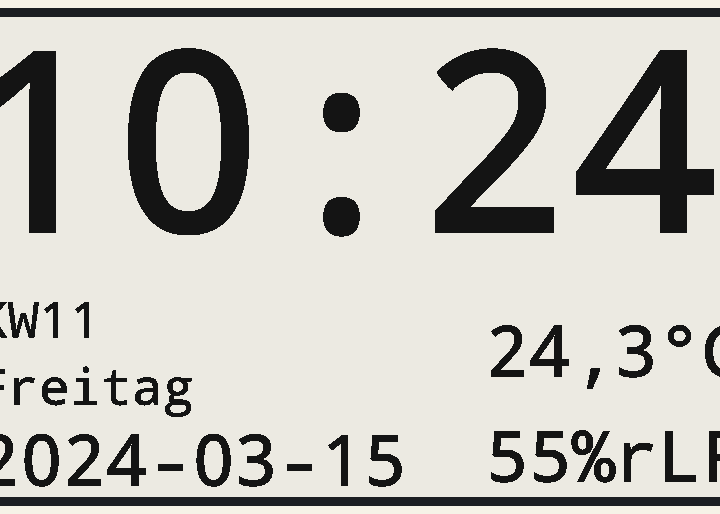
Simulated run of this program. Board: Seeed XIAO ESP32-S3. On the bench: 800×480 one-colour display. WiFi joins after 1.5 s; servers stay silent unless stated; the local clock reads 2024-03-15 10:24:30 at power-on unless the program sets it; EEPROM starts erased; what the program prints to the serial monitor is not drawn.

Above: at 5.8 s.
At 65.1 s:
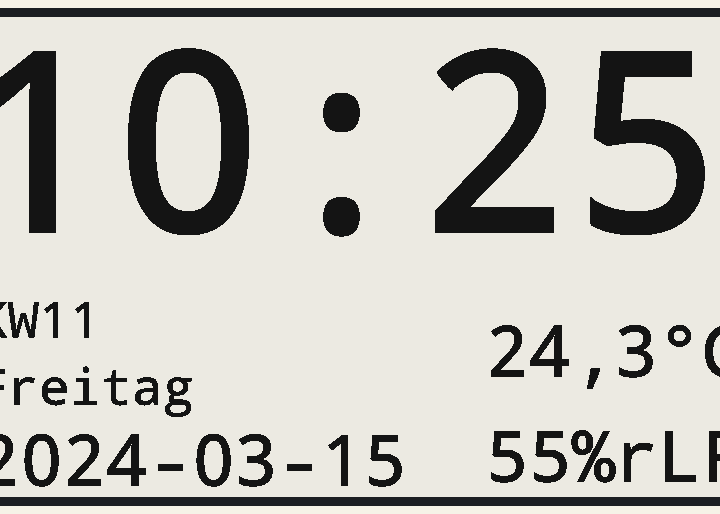
At 124.3 s:
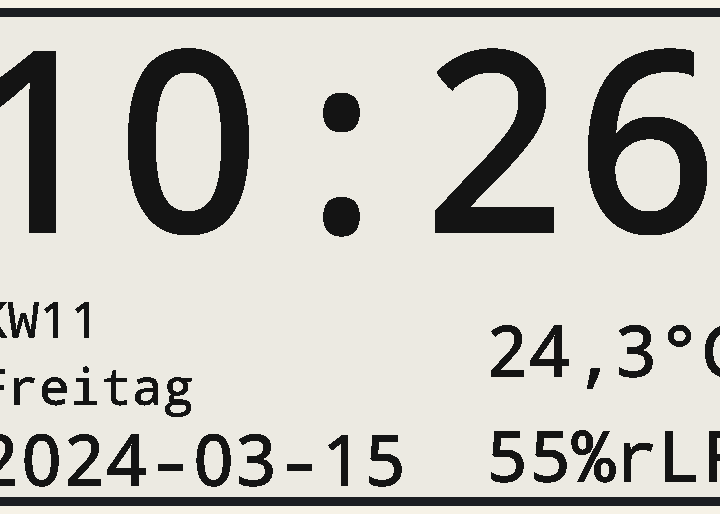

The program:

main.cpp
```cpp
// main.cpp — orchestration only (see CLAUDE.md section 4)
//
// Implements the deep-sleep tier cycle from CLAUDE.md section 5b: there is
// only one wakeup rhythm (every minute); hour/midnight changes are just
// minute changes where extra work happens. Each cycle reads the RTC time,
// does the tier's work, then computes exactly how long to sleep until the
// next minute boundary (minus a lead-time budget for that next tier's
// work) and arms the PCF8563 countdown timer for it.
//
// Currently (mains-powered, DEEP_SLEEP_ENABLED == 0) the same cycle runs
// from loop() with delay() instead of an actual deep sleep, so the timing
// logic is exercised and testable before battery operation is tackled (see
// CLAUDE.md section 5/10).
#include <Arduino.h>
#include <time.h>
#include <math.h>

#include "config.h"
#include "rtc.h"
#include "sensor.h"
#include "net_time.h"
#include "display.h"
#include "power.h"

// Localized strings actually rendered on the e-paper display. Only German
// (default) and English are supported, selected via DISPLAY_LANGUAGE in
// config.h — everything else in this codebase (comments, logs) is English
// regardless of this setting.
#if DISPLAY_LANGUAGE == LANG_DE
static const char *WEEKDAYS[7] = {
    "Sonntag", "Montag", "Dienstag", "Mittwoch",
    "Donnerstag", "Freitag", "Samstag"
};
static const char *WEEK_PREFIX = "KW";       // Kalenderwoche
static const char *HUMIDITY_SUFFIX = "rLF";  // relative Luftfeuchtigkeit
#else
static const char *WEEKDAYS[7] = {
    "Sunday", "Monday", "Tuesday", "Wednesday",
    "Thursday", "Friday", "Saturday"
};
static const char *WEEK_PREFIX = "CW";       // Calendar Week
static const char *HUMIDITY_SUFFIX = "RH";   // Relative Humidity
#endif

enum class Tier { Minute, Hour, Midnight };

// If the RTC time deviates from the previously computed wakeup target by
// more than this, treat it as a missed cycle (e.g. power outage) and force
// a full refresh instead of trusting the normal tier logic (see CLAUDE.md
// section 7 "boot check for missed refreshes").
static const long kMissedCycleThresholdSeconds = 120;

static SensorReading s_lastDisplayedSensor{0.0f, 0.0f, false};

// Survives deep sleep (RTC_DATA_ATTR); 0 means "no expectation yet" (very
// first cycle since power-on). In mains-powered mode this is just a normal
// static, since loop() never actually resets.
RTC_DATA_ATTR static time_t s_expectedWakeupEpoch = 0;

static Tier tierForTime(const struct tm &t) {
    if (t.tm_hour == 0 && t.tm_min == 0) return Tier::Midnight;
    if (t.tm_min == 0) return Tier::Hour;
    return Tier::Minute;
}

static uint8_t budgetForTier(Tier tier) {
    switch (tier) {
        case Tier::Hour:     return TIER_BUDGET_HOUR_S;
        case Tier::Midnight: return TIER_BUDGET_MIDNIGHT_S;
        case Tier::Minute:
        default:             return TIER_BUDGET_MINUTE_S;
    }
}

// Fetches the current time: prefers system time (after NTP sync), falls
// back to the PCF8563 otherwise (see CLAUDE.md section 7 "NTP fallback").
static bool getCurrentTime(struct tm &out) {
    if (wifi_get_local_time(out)) {
        return true;
    }
    Serial.println("[main] No valid system time - falling back to PCF8563.");
    return rtc_get_time(out);
}

static void formatDisplayData(const struct tm &t, const SensorReading &sensor,
                               DisplayData &out) {
    strftime(out.timeStr, sizeof(out.timeStr), "%H:%M", &t);
    strftime(out.dateStr, sizeof(out.dateStr), "%Y-%m-%d", &t);
    snprintf(out.weekdayStr, sizeof(out.weekdayStr), "%s",
             WEEKDAYS[t.tm_wday]);

    // ISO calendar week via %V. TODO (CLAUDE.md section 4): verify against
    // the actually used Arduino core/newlib version before going live.
    char isoWeek[4];
    strftime(isoWeek, sizeof(isoWeek), "%V", &t);
    snprintf(out.weekStr, sizeof(out.weekStr), "%s%s", WEEK_PREFIX, isoWeek);

    if (sensor.valid) {
        // German decimal comma instead of a dot, per CLAUDE.md section 1
        // ("24,3°C") — this is the display format, independent of
        // DISPLAY_LANGUAGE.
        char tempBuf[8];
        snprintf(tempBuf, sizeof(tempBuf), "%.1f", sensor.temperatureC);
        for (char *p = tempBuf; *p; ++p) {
            if (*p == '.') *p = ',';
        }
        // Degree sign as the raw Latin-1 byte 0xB0, matching MonoText50.h's
        // character range (see include/fonts/README.md) - NOT a literal '°'
        // in the source, which would be UTF-8-encoded as two bytes
        // (0xC2 0xB0) and render as garbage, since GxEPD2/Adafruit_GFX reads
        // strings byte-by-byte and doesn't decode UTF-8.
        snprintf(out.tempStr, sizeof(out.tempStr), "%s%cC", tempBuf, (char)0xB0);
        snprintf(out.humidityStr, sizeof(out.humidityStr), "%d%%%s",
                  (int)lroundf(sensor.humidityPercent), HUMIDITY_SUFFIX);
    } else {
        snprintf(out.tempStr, sizeof(out.tempStr), "--,-%cC", (char)0xB0);
        snprintf(out.humidityStr, sizeof(out.humidityStr), "--%%%s", HUMIDITY_SUFFIX);
    }
}

// Runs exactly one tier cycle (CLAUDE.md section 5b): read time, do the
// tier's work, draw, then arm the countdown timer for the next minute
// boundary (or just delay() while mains-powered).
static void runCycle() {
    struct tm t{};
    getCurrentTime(t);
    time_t nowEpoch = mktime(&t);

    bool isFirstCycle = (s_expectedWakeupEpoch == 0);
    bool missedCycle = false;
    if (!isFirstCycle) {
        long delta = (long)(nowEpoch - s_expectedWakeupEpoch);
        if (delta < 0) delta = -delta;
        missedCycle = delta > kMissedCycleThresholdSeconds;
        if (missedCycle) {
            Serial.println("[main] Missed refresh cycle detected (RTC time far "
                            "from expected wakeup) - forcing full refresh.");
        }
    }

    Tier tier = tierForTime(t);

    // NTP sync happens once a day at the midnight tier (see CLAUDE.md
    // section 5b) - plus on the very first cycle after power-on, so the
    // clock doesn't run all day on a stale/default RTC time after a fresh
    // flash or dead RTC backup.
    if (tier == Tier::Midnight || isFirstCycle) {
        if (wifi_connect_or_configure()) {
            if (ntp_sync_time()) {
                struct tm synced;
                if (wifi_get_local_time(synced)) {
                    rtc_set_time(synced);
                    t = synced;
                    nowEpoch = mktime(&t);
                }
            } else if (rtc_lost_power()) {
                Serial.println("[main] WARNING: NTP failed and RTC backup is "
                                "empty - time may be wrong.");
            }
            wifi_disconnect();
        }
    }

    SensorReading sensor = sensor_read();
    bool sensorChanged = sensor_reading_changed_significantly(s_lastDisplayedSensor, sensor);

    DisplayData data{};
    formatDisplayData(t, sensor, data);

    bool forceFullRefresh = isFirstCycle || missedCycle || tier == Tier::Midnight ||
                             display_needs_full_refresh();
    if (forceFullRefresh) {
        display_full_refresh(data);
    } else if (tier == Tier::Hour) {
        display_partial_update_time(data.timeStr);
        display_partial_update_info(data);
    } else {
        display_partial_update_time(data.timeStr);
        if (sensorChanged) {
            display_partial_update_info(data);
        }
    }
    s_lastDisplayedSensor = sensor;

    // Next target is simply the next minute boundary (CLAUDE.md section 5b
    // step 4). Look ahead to that tier to know how much lead time to leave.
    time_t nextTargetEpoch = nowEpoch + 60;
    struct tm nextTargetTm;
    localtime_r(&nextTargetEpoch, &nextTargetTm);
    uint8_t budget = budgetForTier(tierForTime(nextTargetTm));

    long sleepSeconds = (long)(nextTargetEpoch - budget) - nowEpoch;
    if (sleepSeconds < 1) sleepSeconds = 1;  // never sleep negative/zero (section 5b safety net)
    if (sleepSeconds > RTC_TIMER_MAX_SECONDS) sleepSeconds = RTC_TIMER_MAX_SECONDS;

    s_expectedWakeupEpoch = nextTargetEpoch;

    if (DEEP_SLEEP_ENABLED) {
        rtc_set_countdown_timer((uint8_t)sleepSeconds);
        power_enter_deep_sleep();
    } else {
        delay((unsigned long)sleepSeconds * 1000UL);
    }
}

void setup() {
    Serial.begin(115200);
    delay(200);

    rtc_init();
    sensor_init();
    display_init();
    power_init_rtc_wakeup();

    if (power_woke_from_rtc_timer()) {
        rtc_clear_timer_flag();
    }

    runCycle();
}

void loop() {
    if (!DEEP_SLEEP_ENABLED) {
        runCycle();
    }
    // If DEEP_SLEEP_ENABLED, loop() is never reached - power_enter_deep_sleep()
    // in runCycle() restarts the next cycle via reset/wakeup instead.
}
```

display.cpp
```cpp
#include "display.h"
#include "config.h"

#include <SPI.h>
// GxEPD2_BW.h already conditionally includes all panel drivers (including
// epd/GxEPD2_750_T7.h) - no separate include needed.
// TODO: verify the panel print on the FPC cable side and switch to
// GxEPD2_750c_Z8 if needed (see CLAUDE.md section 4/10).
#include <GxEPD2_BW.h>

// Custom fonts generated via tools/generate_fonts.sh from Droid Sans Mono
// Bold (see include/fonts/README.md), per CLAUDE.md section 6. Sizes were
// measured pixel-precisely from docs/Layout.png, see docs/layout.md.
#include "fonts/MonoClock187.h"
#include "fonts/MonoSmall38.h"
#include "fonts/MonoMedium53.h"

#define FONT_TIME    droid_sans_mono_bold130pt7b  // MonoClock187.h, digits + ':'
#define FONT_SMALL   droid_sans_mono_bold26pt7b   // MonoSmall38.h, full ASCII - week + weekday
#define FONT_MEDIUM  droid_sans_mono_bold37pt8b   // MonoMedium53.h, ASCII + Latin-1 - date + temp + humidity

// Full-buffer mode (needs PSRAM) vs. paged mode, see CLAUDE.md section 4
// and config.h/platformio.ini (BOARD_HAS_PSRAM).
#if defined(BOARD_HAS_PSRAM)
using EPaperDisplay = GxEPD2_BW<GxEPD2_750_T7, GxEPD2_750_T7::HEIGHT>;
#else
using EPaperDisplay = GxEPD2_BW<GxEPD2_750_T7, GxEPD2_750_T7::HEIGHT / 4>;
#endif

static EPaperDisplay display(GxEPD2_750_T7(PIN_EPD_CS, PIN_EPD_DC, PIN_EPD_RST, PIN_EPD_BUSY));

static uint16_t s_ghostingCounter = 0;

// ---------------------------------------------------------------------------
// Layout — each piece of information gets its own (x, y) cursor position,
// measured pixel-precisely from docs/Layout.png (an 800x480 to-scale
// mockup); see docs/layout.md for the measurement method. (x, y) is the
// Adafruit GFX cursor position (baseline, left edge) for that string.
//
// Elements meant to align share the same X (week/weekday/date: left column,
// all at WEEK_X; temperature/humidity: right column, both at TEMP_X) or the
// same general row grouping, per the mockup.
// ---------------------------------------------------------------------------
// MonoClock187.h confirmed to have the same quirk as its 250px predecessor:
// positive GFXglyph yOffset (e.g. '1': xOffset=25, yOffset=75 - glyphs draw
// *below* the cursor, not above it). TIME_X/TIME_Y are back-calculated from
// '1' (the first character of "12:05") so the glyph top lands at the
// measured mockup position (x=24, y=34, see docs/layout.md): cursor = target
// - offset, i.e. deliberately negative. This is correct, not a bug - the
// actual drawn pixels (cursor + offset) still land on-screen.
static const int16_t TIME_X = -1, TIME_Y = -41;

static const int16_t LEFT_X = 17;                // shared left edge: week/weekday/date
static const int16_t WEEK_Y = 320;               // "KW32" / "CW32"
static const int16_t WEEKDAY_Y = 387;            // "Donnerstag" / "Thursday"
static const int16_t DATE_Y = 468;               // "2026-07-30"

static const int16_t RIGHT_X = 526;              // shared left edge: temperature/humidity
static const int16_t TEMP_Y = 359;               // "24,3°C"
static const int16_t HUMIDITY_Y = 464;           // "55%rLF"

// Erase/partial-refresh regions. TIME gets its own box; WEEK/WEEKDAY/DATE
// and TEMP/HUMIDITY are erased+redrawn together as two side-by-side blocks
// (cheaper than 5 separate partial windows, and they're always updated
// together anyway - see main.cpp's tier logic).
static const int16_t TIME_BOX_X = 10, TIME_BOX_Y = 10, TIME_BOX_W = 780, TIME_BOX_H = 230;
static const int16_t LEFT_BOX_X = 10, LEFT_BOX_Y = 278, LEFT_BOX_W = 450, LEFT_BOX_H = 200;
static const int16_t RIGHT_BOX_X = 520, RIGHT_BOX_Y = 298, RIGHT_BOX_W = 270, RIGHT_BOX_H = 180;

static void drawText(const char *text, int16_t x, int16_t y, const GFXfont *font) {
    display.setFont(font);
    display.setTextColor(GxEPD_BLACK);
    display.setCursor(x, y);
    display.print(text);
}

static void drawTime(const char *timeStr) {
    // See the TIME_X/TIME_Y comment above re: the negative cursor position
    // - this is intentional, not a mistake.
    drawText(timeStr, TIME_X, TIME_Y, &FONT_TIME);
}

static void drawInfoBlock(const DisplayData &data) {
    drawText(data.weekStr, LEFT_X, WEEK_Y, &FONT_SMALL);
    drawText(data.weekdayStr, LEFT_X, WEEKDAY_Y, &FONT_SMALL);
    drawText(data.dateStr, LEFT_X, DATE_Y, &FONT_MEDIUM);
}

static void drawSensorBlock(const DisplayData &data) {
    drawText(data.tempStr, RIGHT_X, TEMP_Y, &FONT_MEDIUM);
    drawText(data.humidityStr, RIGHT_X, HUMIDITY_Y, &FONT_MEDIUM);
}

void display_init() {
    SPI.end();
    SPI.begin(PIN_EPD_SCK, -1 /* MISO unused */, PIN_EPD_MOSI, PIN_EPD_CS);

    // TODO: check init parameters (baud rate/reset behavior) against the
    // GxEPD2 example sketch for GxEPD2_750_T7, this can vary by panel
    // revision.
    display.init(115200, true, 50, false);
    display.setRotation(0);

    s_ghostingCounter = 0;
}

void display_full_refresh(const DisplayData &data) {
    display.setFullWindow();
    display.firstPage();
    do {
        display.fillScreen(GxEPD_WHITE);
        drawTime(data.timeStr);
        drawInfoBlock(data);
        drawSensorBlock(data);
    } while (display.nextPage());

    s_ghostingCounter = 0;
}

void display_partial_update_time(const char *timeStr) {
    display.setPartialWindow(TIME_BOX_X, TIME_BOX_Y, TIME_BOX_W, TIME_BOX_H);
    display.firstPage();
    do {
        display.fillRect(TIME_BOX_X, TIME_BOX_Y, TIME_BOX_W, TIME_BOX_H, GxEPD_WHITE);
        drawTime(timeStr);
    } while (display.nextPage());

    s_ghostingCounter++;
}

void display_partial_update_info(const DisplayData &data) {
    // One combined window spanning both blocks (with the gap between them)
    // - one partial refresh instead of two, see CLAUDE.md section 7.
    int16_t x = LEFT_BOX_X;
    int16_t y = (LEFT_BOX_Y < RIGHT_BOX_Y) ? LEFT_BOX_Y : RIGHT_BOX_Y;
    int16_t right = RIGHT_BOX_X + RIGHT_BOX_W;
    int16_t bottom = (LEFT_BOX_Y + LEFT_BOX_H > RIGHT_BOX_Y + RIGHT_BOX_H)
                          ? LEFT_BOX_Y + LEFT_BOX_H
                          : RIGHT_BOX_Y + RIGHT_BOX_H;

    display.setPartialWindow(x, y, right - x, bottom - y);
    display.firstPage();
    do {
        display.fillRect(LEFT_BOX_X, LEFT_BOX_Y, LEFT_BOX_W, LEFT_BOX_H, GxEPD_WHITE);
        display.fillRect(RIGHT_BOX_X, RIGHT_BOX_Y, RIGHT_BOX_W, RIGHT_BOX_H, GxEPD_WHITE);
        drawInfoBlock(data);
        drawSensorBlock(data);
    } while (display.nextPage());

    s_ghostingCounter++;
}

uint16_t display_get_ghosting_counter() {
    return s_ghostingCounter;
}

bool display_needs_full_refresh() {
    return s_ghostingCounter >= GHOSTING_FULL_REFRESH_THRESHOLD;
}

void display_hibernate() {
    display.hibernate();
}
```

display.h
```cpp
// display.h — e-paper rendering (Waveshare 7.5" HAT, 800x480, GxEPD2)
//
// Layout is currently a simple placeholder (see CLAUDE.md section 10,
// "layout sketch ... still to be added as a reference file") and should be
// revisited once the final positioning has been verified on real hardware
// (see docs/layout.md). The custom fonts (see CLAUDE.md section 6) have
// been generated via tools/generate_fonts.sh and are in use.
#pragma once

#include <Arduino.h>

// All text fields as fully formatted strings — main.cpp handles formatting
// (strftime etc.), display.cpp only takes care of drawing.
struct DisplayData {
    char timeStr[6];       // "12:05"
    char dateStr[11];      // "2026-07-30"
    char weekdayStr[16];   // "Donnerstag" / "Thursday"
    char weekStr[6];       // "KW32" / "CW32"
    char tempStr[8];       // "24,3°C"
    char humidityStr[8];   // "55%rLF" / "55%RH"
};

// Initializes SPI + the GxEPD2 display. Must be called once before any
// other display_* function.
void display_init();

// Full refresh (clears ghosting). Redraws all fields. Must be called on
// boot, after the ghosting threshold (see config.h) is reached, and once a
// day at the midnight tier (see main.cpp runCycle() / CLAUDE.md section 7).
void display_full_refresh(const DisplayData &data);

// Partial refresh of just the time field (the most frequent change).
// Increments the ghosting counter internally.
void display_partial_update_time(const char *timeStr);

// Partial refresh of the less frequently changing fields (date/week/weekday/
// sensor values). Increments the ghosting counter internally.
void display_partial_update_info(const DisplayData &data);

// Number of partial refreshes since the last full refresh.
uint16_t display_get_ghosting_counter();

// true once the ghosting counter has reached the threshold from config.h
// and the caller should force display_full_refresh().
bool display_needs_full_refresh();

// Puts the display into hibernation/low-power state (between updates,
// particularly relevant for later battery operation).
void display_hibernate();
```

Source omitted: onoClock187.h (data table, 171260 bytes), onoMedium53.h (data table, 174360 bytes), MonoSmall38.h (data table, 62149 bytes), net_time.cpp (3858 bytes), net_time.h (1831 bytes), power.cpp (887 bytes), power.h (1024 bytes), rtc.cpp (2520 bytes), rtc.h (1606 bytes), sensor.cpp (2675 bytes), sensor.h (1028 bytes), config.h (7548 bytes)

Measured:
- what the display in image 0 shows lasts 59.2 s, from 5.8 s to 65.0 s
